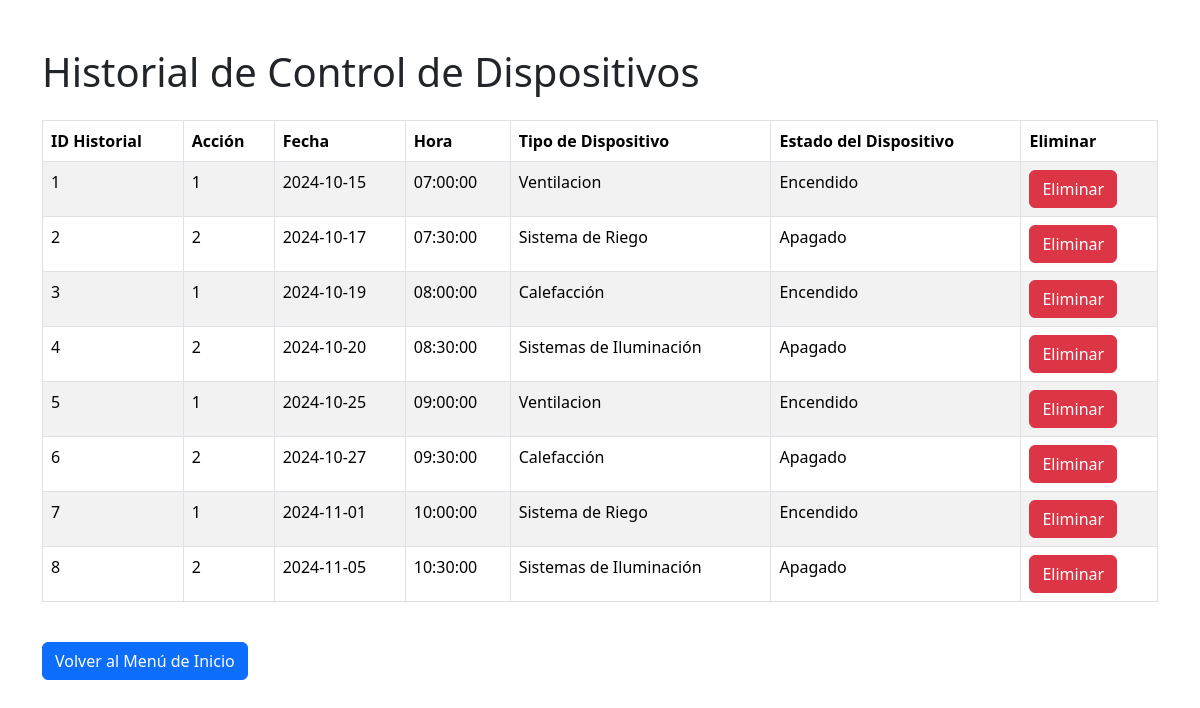
Screenshot of /secadmin/historialControl.php with the database file from the repository.
### tables this page shows
CREATE TABLE `historial_control` (
  `idHistorial` int(11) NOT NULL,
  `accionHistorial` int(11) NOT NULL,
  `fechaHistorial` date NOT NULL,
  `horaHistorial` time NOT NULL,
  `id_Dispositivo` int(11) NOT NULL,
  `id_Invernadero` int(11) NOT NULL
);

CREATE TABLE `dispositivos_control` (
  `id_Dispositivo` int(11) NOT NULL,
  `tipo_Dispositivo` varchar(50) NOT NULL,
  `estado_Dispositivo` varchar(50) NOT NULL
);

### secadmin/historialControl.php (the view, shortened to what this page needs)
<?php
$server = "localhost:3306";
$user = "root";
$pass = "";
$base = "gestioninvernaderos";
$dwes = mysqli_connect($server, $user, $pass, $base);
$query = "SELECT
    h.idHistorial,
    h.accionHistorial,
    h.fechaHistorial,
    h.horaHistorial,
    d.tipo_Dispositivo,
    CASE
        WHEN h.accionHistorial = 1 THEN 'Encendido'
        WHEN h.accionHistorial = 2 THEN 'Apagado'
    END AS estado_Dispositivo
    FROM
        historial_control h
    JOIN
        dispositivos_control d ON h.id_Dispositivo = d.id_Dispositivo;
";
$result = mysqli_query($dwes, $query);
?>
<!DOCTYPE html>
<html lang="es">
<head>
    <link href="https://cdn.jsdelivr.net/npm/bootstrap@5.3.3/dist/css/bootstrap.min.css" rel="stylesheet">
</head>
<body>
    <div class="container mt-5">
        <h1 class="mb-4">Historial de Control de Dispositivos</h1>
        <table class="table table-striped table-bordered">
            <thead>
                <tr>
                    <th>ID Historial</th>
                    <th>Acción</th>
                    <th>Fecha</th>
                    <th>Hora</th>
                    <th>Tipo de Dispositivo</th>
                    <th>Estado del Dispositivo</th>
                    <th>Eliminar</th>
                </tr>
            </thead>
            <tbody>
                <?php
                if ($result && mysqli_num_rows($result) > 0) {
                    while ($row = mysqli_fetch_assoc($result)) {
                        echo "<tr>
                                <td>{$row['idHistorial']}</td>
                                <td>{$row['accionHistorial']}</td>
                                <td>{$row['fechaHistorial']}</td>
                                <td>{$row['horaHistorial']}</td>
                                <td>{$row['tipo_Dispositivo']}</td>
                                <td>{$row['estado_Dispositivo']}</td>
                                <td>
                                    <form method='POST' style='display:inline-block;'>
                                        <input type='hidden' name='idHistorial'>
                                        <input type='submit' name='delete' value='Eliminar' class='btn btn-danger'>
                                    </form>
                                </td>
                              </tr>";
                    }
                } else {
                    echo "<tr><td colspan='6'>No se ha encontrado historial de control</td></tr>";
                }
                ?>
            </tbody>
        </table>
        <a href="../agrosmart.php" class="btn btn-primary mt-4">Volver al Menú de Inicio</a> </div>
</body>
</html>

### rows the page displays
historial_control: idHistorial "1", accionHistorial "1", fechaHistorial "2024-10-15", horaHistorial "07:00:00", id_Dispositivo.tipo_Dispositivo "Ventilacion", estado_Dispositivo "Encendido"
historial_control: idHistorial "2", accionHistorial "2", fechaHistorial "2024-10-17", horaHistorial "07:30:00", id_Dispositivo.tipo_Dispositivo "Sistema de Riego", estado_Dispositivo "Apagado"
historial_control: idHistorial "3", accionHistorial "1", fechaHistorial "2024-10-19", horaHistorial "08:00:00", id_Dispositivo.tipo_Dispositivo "Calefacción", estado_Dispositivo "Encendido"
historial_control: idHistorial "4", accionHistorial "2", fechaHistorial "2024-10-20", horaHistorial "08:30:00", id_Dispositivo.tipo_Dispositivo "Sistemas de Iluminación", estado_Dispositivo "Apagado"
historial_control: idHistorial "5", accionHistorial "1", fechaHistorial "2024-10-25", horaHistorial "09:00:00", id_Dispositivo.tipo_Dispositivo "Ventilacion", estado_Dispositivo "Encendido"
historial_control: idHistorial "6", accionHistorial "2", fechaHistorial "2024-10-27", horaHistorial "09:30:00", id_Dispositivo.tipo_Dispositivo "Calefacción", estado_Dispositivo "Apagado"
historial_control: idHistorial "7", accionHistorial "1", fechaHistorial "2024-11-01", horaHistorial "10:00:00", id_Dispositivo.tipo_Dispositivo "Sistema de Riego", estado_Dispositivo "Encendido"
historial_control: idHistorial "8", accionHistorial "2", fechaHistorial "2024-11-05", horaHistorial "10:30:00", id_Dispositivo.tipo_Dispositivo "Sistemas de Iluminación", estado_Dispositivo "Apagado"
